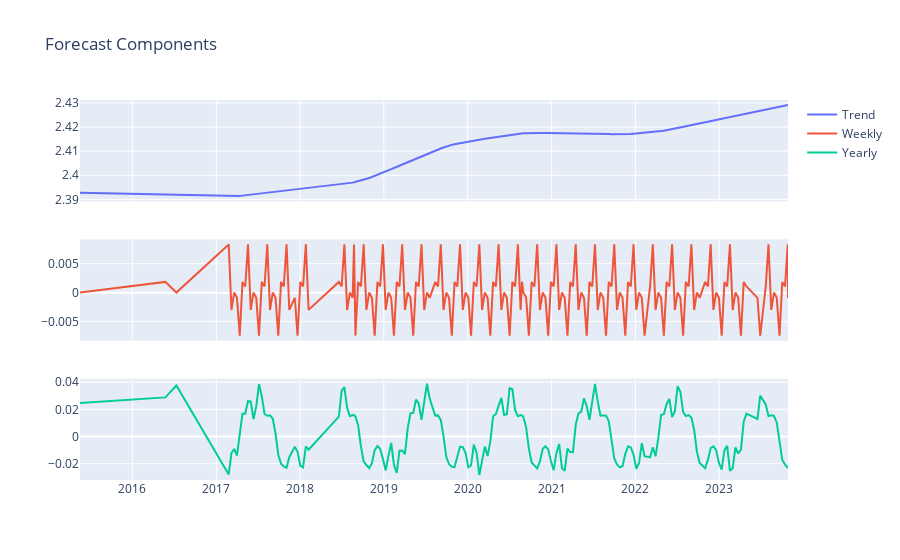

Notebook source saved alongside this figure:
### Code cell
trend = forecast['trend']
weekly = forecast['weekly']
yearly = forecast['yearly']
ds = forecast['ds']

# Create subplots
fig = make_subplots(rows=3, cols=1, shared_xaxes=True)

# Plot the trend
fig.add_trace(go.Scatter(x=ds, y=trend, name='Trend'), row=1, col=1)

# Plot the weekly component
fig.add_trace(go.Scatter(x=ds, y=weekly, name='Weekly'), row=2, col=1)

# Plot the yearly component
fig.add_trace(go.Scatter(x=ds, y=yearly, name='Yearly'), row=3, col=1)

# Update layout if needed
fig.update_layout(title='Forecast Components')

# Show the plot
fig.show()

### Figure 1 — Plotly figure (JSON) as saved in the notebook; plotly's stock layout.template omitted (floating-point values rounded to 4 significant figures; data arrays with more than 128 entries replaced by an {"elided": "..."} marker saying what was removed)
{"data": [{"name": "Trend", "type": "scatter", "x": {"elided": "192 str values"}, "xaxis": "x", "y": {"elided": "192 float values"}, "yaxis": "y"}, {"name": "Weekly", "type": "scatter", "x": {"elided": "192 str values"}, "xaxis": "x2", "y": {"elided": "192 float values"}, "yaxis": "y2"}, {"name": "Yearly", "type": "scatter", "x": {"elided": "192 str values"}, "xaxis": "x3", "y": {"elided": "192 float values"}, "yaxis": "y3"}], "layout": {"title": {"text": "Forecast Components"}, "xaxis": {"anchor": "y", "domain": [0, 1], "matches": "x3", "showticklabels": false}, "xaxis2": {"anchor": "y2", "domain": [0, 1], "matches": "x3", "showticklabels": false}, "xaxis3": {"anchor": "y3", "domain": [0, 1]}, "yaxis": {"anchor": "x", "domain": [0.7333, 1]}, "yaxis2": {"anchor": "x2", "domain": [0.3667, 0.6333]}, "yaxis3": {"anchor": "x3", "domain": [0, 0.2667]}}}
